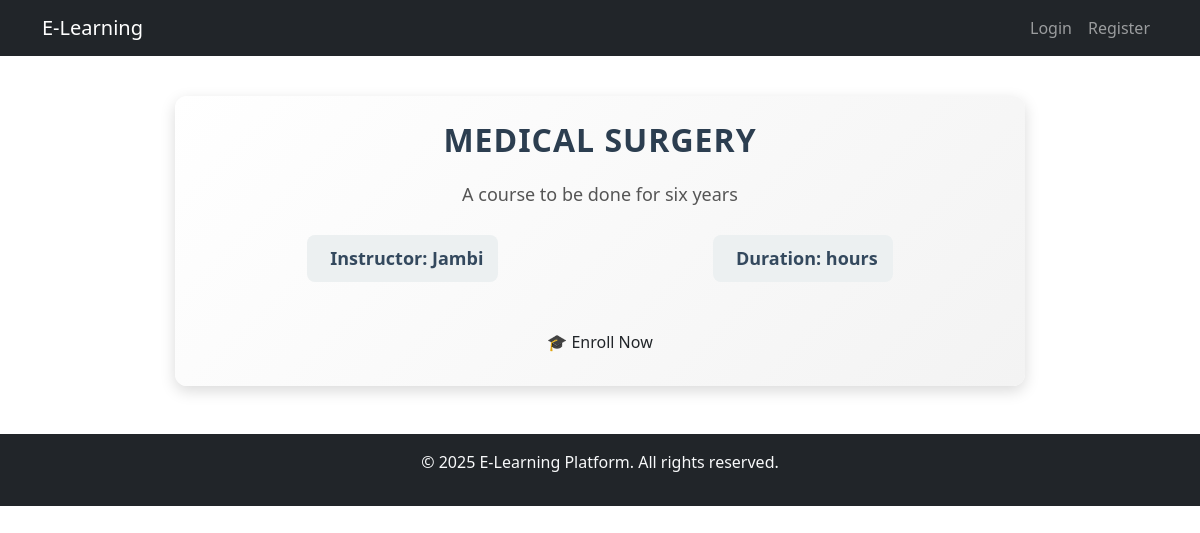
/courses/2/, run on the app's committed database.
### courses/models.py (models this page shows, shortened)
class Course(models.Model):
    title = models.CharField(max_length=255)
    description = models.TextField()
    instructor = models.ForeignKey(User, on_delete=models.CASCADE, null=True, blank=True, limit_choices_to={'role': 'instructor'})
    created_at = models.DateTimeField(auto_now_add=True)

### users/models.py (models this page shows)
class User(AbstractUser):
  ROLE_CHOICES = (
    ('admin', 'Admin'),
    ('instructor', 'Instructor'),
    ('student', 'Student'),
  )
  role = models.CharField(max_length=50, choices=ROLE_CHOICES, default='student')
  profile_photo = models.ImageField(upload_to='profile_pics/', blank=True, null=True)
  date_of_birth = models.DateField(blank=True, null=True)
  def __str__(self):
    return self.username

### courses/views.py (the view)
# urls.py: path("<int:course_id>/", CourseDetailView.as_view(), name="course_detail"),
class CourseDetailView(View):
    def get(self, request, course_id):
        course = get_object_or_404(Course, id=course_id)
        return render(request, "courses/course_detail.html", {"course": course})

### courses/templates/courses/course_detail.html (shortened to what this page needs)
{% extends 'base.html' %}
{% block content %}
<div class="course-container">
    <div class="course-header">
        <h2>{{ course.title }}</h2>
    </div>
    <div class="course-content">
        <p class="description">{{ course.description }}</p>
        <div class="course-info">
            <p> <strong>Instructor:</strong> {{ course.instructor }}</p>
            <p> <strong>Duration:</strong> {{ course.duration }} hours</p>
        </div>
        <a href="{% url 'enrollments:enroll_course' course.id %}" class="btn btn-prim">🎓 Enroll Now</a>
    </div>
</div>
{% endblock %}

### courses/templates/courses/course_detail.html (style rules this page uses)
.course-container { max-width: 850px; margin: 40px auto; background: linear-gradient(135deg, #ffffff, #f3f3f3); padding: 25px; border-radius: 12px; box-shadow: 0px 5px 15px rgba(0, 0, 0, 0.15); text-align: center; transition: transform 0.3s ease-in-out; }
.course-header h2 { font-size: 32px; font-weight: bold; color: #2c3e50; margin-bottom: 20px; text-transform: uppercase; letter-spacing: 1px; }
.description { font-size: 18px; color: #555; line-height: 1.7; margin-bottom: 25px; padding: 0 20px; }
.course-info { display: flex; justify-content: space-around; flex-wrap: wrap; margin-bottom: 25px; }
.course-info p { font-size: 18px; font-weight: bold; color: #34495e; background: #ecf0f1; padding: 10px 15px; border-radius: 8px; display: inline-block; transition: 0.3s ease-in-out; }

### data on the page
Course: title "MEDICAL SURGERY", description "A course to be done for six years", instructor "Jambi"
